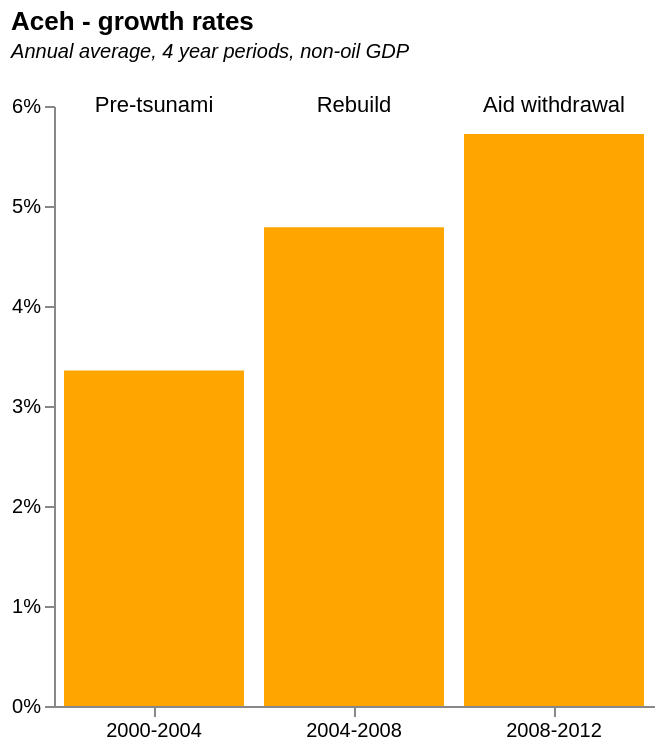

This figure's Vega-Lite source:
### Vega-Lite specification from a JSON file in a GitHub repository (floating-point values rounded to 4 significant figures)
{"$schema": "https://vega.github.io/schema/vega-lite/v5.json", "title": {"text": "Aceh - growth rates", "subtitle": ["Annual average, 4 year periods, non-oil GDP", ""], "subtitleFontStyle": "italic", "subtitleFontSize": 10, "anchor": "start", "color": "black"}, "data": {"values": [{"date": "2000-2004", "growth": "0.033551411", "label": "Pre-tsunami"}, {"date": "2004-2008", "growth": "0.047868984", "label": "Rebuild"}, {"date": "2008-2012", "growth": "0.057196189", "label": "Aid withdrawal"}]}, "config": {"background": "white", "view": {"stroke": "transparent"}}, "height": 300, "width": 300, "encoding": {"x": {"field": "date", "type": "nominal", "title": null, "axis": {"labelAngle": 0}}}, "layer": [{"mark": {"type": "bar", "color": "orange", "strokeWidth": 2, "opacity": 1}, "encoding": {"y": {"field": "growth", "type": "quantitative", "title": null, "axis": {"format": "%", "grid": false}}}}, {"mark": {"type": "text", "align": "center", "y": 0.06}, "encoding": {"text": {"field": "label"}}}]}
